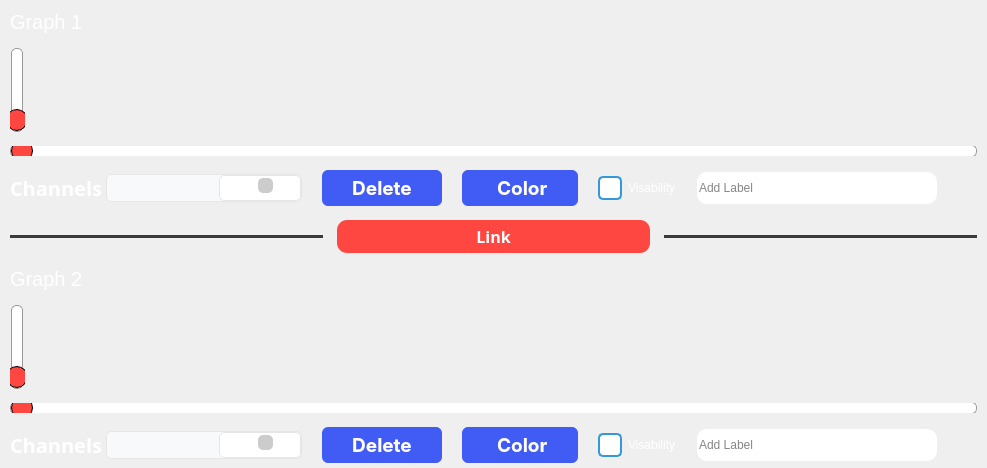
     <widget class="QWidget" name="centerwidget" native="true">
      <layout class="QVBoxLayout" name="verticalLayout_5" stretch="0,0,0">
       <property name="spacing">
        <number>14</number>
       </property>
       <property name="leftMargin">
        <number>10</number>
       </property>
       <property name="topMargin">
        <number>10</number>
       </property>
       <property name="rightMargin">
        <number>10</number>
       </property>
       <property name="bottomMargin">
        <number>5</number>
       </property>
       <item>
        <layout class="QVBoxLayout" name="verticalLayout_7">
         <item>
          <widget class="QLabel" name="label_13">
           <property name="styleSheet">
            <string notr="true">font-family: 'Gabarito', cursive;
font-size: 20px;
color: #fff;</string>
           </property>
           <property name="text">
            <string>Graph 1</string>
           </property>
          </widget>
         </item>
         <item>
          <layout class="QHBoxLayout" name="horizontalLayout_8">
           <item>
            <widget class="QSlider" name="verticalSlider_3">
             <property name="styleSheet">
              <string notr="true">/* Style for the QSlider (Vertical) */
QSlider::groove:vertical {
    background: #fff; /* Color of the track */
    border: 1px solid #999; /* Border of the track */
    width: 10px; /* Set the width of the track */
    border-radius: 5px; /* Round the corners of the track */
}

/* Style for the slider handle (thumb) on a vertical slider */
QSlider::handle:vertical {
    background: #FF4742; /* Color of the handle */
    border: 1px solid; /* Border of the handle */
    width: 30px; /* Width of the handle */
    height: 20px; /* Height of the handle */
    margin: 0 -5px; /* Negative margin to center the handle horizontally */
    border-radius: 10px; /* Round the corners of the handle */
}

/* Style for the slider handle when pressed on a vertical slider */
QSlider::handle:vertical:pressed {
    background: #FF4742; /* Color of the handle when pressed */
    border: 1px solid #3498db; /* Border of the handle when pressed */
}
</string>
             </property>
             <property name="orientation">
              <enum>Qt::Vertical</enum>
             </property>
            </widget>
           </item>
           <item>
            <widget class="PlotWidget" name="graph1" native="true"/>
           </item>
          </layout>
         </item>
         <item>
          <widget class="QSlider" name="horizontalSlider_5">
           <property name="styleSheet">
            <string notr="true">/* Style for the QSlider */

/* Background of the slider track */
QSlider {
    background-color: transparent;
    height: 10px; /* Set the height of the track */
}

/* Style for the groove (track) */
QSlider::groove {
    background: #fff; /* Color of the track */
    border: 1px solid #999; /* Border of the track */
    height: 10px; /* Set the height of the track */
    border-radius: 5px; /* Round the corners of the track */
}

/* Style for the slider handle (thumb) */
QSlider::handle {
    background: #FF4742; /* Color of the handle */
    border: 1px solid ; /* Border of the handle */
    width: 20px; /* Width of the handle */
    height: 30px; /* Height of the handle */
    margin: -5px 0; /* Negative margin to center the handle vertically */
    border-radius: 10px; /* Round the corners of the handle */
}

/* Style for the slider handle when pressed */
QSlider::handle:pressed {
    background: #FF4742; /* Color of the handle when pressed */
    border: 1px solid #3498db; /* Border of the handle when pressed */
}
</string>
           </property>
           <property name="orientation">
            <enum>Qt::Horizontal</enum>
           </property>
          </widget>
         </item>
         <item>
          <layout class="QHBoxLayout" name="horizontalLayout_9" stretch="0,0,0,0,0,0">
           <property name="spacing">
            <number>20</number>
           </property>
           <item>
            <layout class="QHBoxLayout" name="horizontalLayout_10">
             <property name="spacing">
              <number>3</number>
             </property>
             <item>
              <widget class="QLabel" name="channelsGraph1Label">
               <property name="font">
                <font>
                 <family>Gabarito</family>
                 <pointsize>-1</pointsize>
                 <bold>true</bold>
                </font>
               </property>
               <property name="styleSheet">
                <string notr="true">font-family: 'Gabarito', cursive;
font-size: 20px;
color: #fff;</string>
               </property>
               <property name="text">
                <string>Channels</string>
               </property>
              </widget>
             </item>
             <item>
              <widget class="QComboBox" name="channelsGraph1">
               <property name="styleSheet">
                <string notr="true">/* QComboBox style */

.QComboBox {
  /* Set the width of the combo box */
  width: 100px;

  /* Set the background color of the combo box */
  background-color: #f8f9fa;

  /* Set the border of the combo box */
  border: 1px solid #e6e6e6;

  /* Set the border radius of the combo box */
  border-radius: 5px;

  /* Set the padding of the combo box */
  padding: 5px;

  /* Set the cursor style of the combo box */
  cursor: pointer;
}

.QComboBox::down-arrow {
  /* Set the width and height of the down arrow */
  width: 15px;
  height: 15px;

  /* Set the background color of the down arrow */
  background-color: #ccc;

  /* Set the border radius of the down arrow */
  border-radius: 5px;

  /* Set the position of the down arrow */
  position: absolute;
  right: -10px;
  bottom: 5px;

  /* Set the cursor style of the down arrow */
  cursor: pointer;
}

.QComboBox::down-arrow:hover {
  /* Set the background color of the down arrow when hovering */
  background-color: #aaa;
}

.QComboBox::drop-down {
  /* Set the width of the drop-down */
  width: 70px;

  /* Set the background color of the drop-down */
  background-color: white;

  /* Set the border of the drop-down */
  border: 1px solid #e6e6e6;

  /* Set the border radius of the drop-down */
  border-radius: 5px;

  /* Set the padding of the drop-down */
  padding: 5px;

  /* Set the cursor style of the drop-down */
  cursor: pointer;
}

.QComboBox::item {
  /* Set the height of the combo box items */
  height: 20px;

  /* Set the padding of the combo box items */
  padding: 5px;

  /* Set the cursor style of the combo box items */
  cursor: pointer;
}

.QComboBox::item:selected {
  /* Set the background color of the selected combo box item */
  background-color: #e6e6e6;
}

.QComboBox {
  box-shadow: 0 1px 3px rgba(0, 0, 0, 0.12), 0 1px 2px rgba(0, 0, 0, 0.24);
}

</string>
               </property>
              </widget>
             </item>
            </layout>
           </item>
           <item>
            <widget class="QPushButton" name="deleteButtonGraph1">
             <property name="sizePolicy">
              <sizepolicy hsizetype="Maximum" vsizetype="Fixed">
               <horstretch>0</horstretch>
               <verstretch>0</verstretch>
              </sizepolicy>
             </property>
             <property name="maximumSize">
              <size>
               <width>150</width>
               <height>16777215</height>
              </size>
             </property>
             <property name="font">
              <font>
               <family>-apple-system</family>
               <pointsize>14</pointsize>
               <bold>true</bold>
              </font>
             </property>
             <property name="styleSheet">
              <string notr="true">appearance: button;
backface-visibility: hidden;
background-color: #405cf5;
border-radius: 6px;
border-width: 0;
box-shadow: rgba(50, 50, 93, .1) 0 0 0 1px inset,rgba(50, 50, 93, .1) 0 2px 5px 0,rgba(0, 0, 0, .07) 0 1px 1px 0;
box-sizing: border-box;
color: #fff;
cursor: pointer;
font-family: -apple-system,system-ui,&quot;Segoe UI&quot;,Roboto,&quot;Helvetica Neue&quot;,Ubuntu,sans-serif;
font-size: 100%;
height: 30px;
line-height: 1.15;
outline: none;
overflow: hidden;
padding: 3 10px;
position: relative;
text-align: center;
text-transform: none;
transform: translateZ(0);
transition: all .2s,box-shadow .08s ease-in;
user-select: none;
-webkit-user-select: none;
touch-action: manipulation;
width: 100%; /* Reduced width to 200 pixels */
</string>
             </property>
             <property name="text">
              <string>Delete</string>
             </property>
             <property name="icon">
              <iconset resource="resourrces.qrc">
               <normaloff>Icons/delete-svgrepo-com.svg</normaloff>Icons/delete-svgrepo-com.svg</iconset>
             </property>
             <property name="iconSize">
              <size>
               <width>25</width>
               <height>25</height>
              </size>
             </property>
             <property name="checkable">
              <bool>false</bool>
             </property>
             <property name="autoDefault">
              <bool>false</bool>
             </property>
             <property name="flat">
              <bool>true</bool>
             </property>
            </widget>
           </item>
           <item>
            <widget class="QPushButton" name="colorButtonGraph1">
             <property name="sizePolicy">
              <sizepolicy hsizetype="Maximum" vsizetype="Fixed">
               <horstretch>0</horstretch>
               <verstretch>0</verstretch>
              </sizepolicy>
             </property>
             <property name="maximumSize">
              <size>
               <width>150</width>
               <height>16777215</height>
              </size>
             </property>
             <property name="font">
              <font>
               <family>-apple-system</family>
               <pointsize>14</pointsize>
               <bold>true</bold>
              </font>
             </property>
             <property name="styleSheet">
              <string notr="true">appearance: button;
backface-visibility: hidden;
background-color: #405cf5;
border-radius: 6px;
border-width: 0;
box-shadow: rgba(50, 50, 93, .1) 0 0 0 1px inset,rgba(50, 50, 93, .1) 0 2px 5px 0,rgba(0, 0, 0, .07) 0 1px 1px 0;
box-sizing: border-box;
color: #fff;
cursor: pointer;
font-family: -apple-system,system-ui,&quot;Segoe UI&quot;,Roboto,&quot;Helvetica Neue&quot;,Ubuntu,sans-serif;
font-size: 100%;
height: 30px;
line-height: 1.15;
margin: 0 0 0;
outline: none;
overflow: hidden;
padding: 3 8px;
position: relative;
text-align: center;
text-transform: none;
transform: translateZ(0);
transition: all .2s,box-shadow .08s ease-in;
user-select: none;
-webkit-user-select: none;
touch-action: manipulation;
width: 100%; /* Reduced width to 200 pixels */
</string>
             </property>
             <property name="text">
              <string> Color</string>
             </property>
             <property name="icon">
              <iconset resource="resourrces.qrc">
               <normaloff>Icons/color-palette-svgrepo-com.svg</normaloff>Icons/color-palette-svgrepo-com.svg</iconset>
             </property>
             <property name="iconSize">
              <size>
               <width>22</width>
               <height>22</height>
              </size>
             </property>
            </widget>
           </item>
           <item>
            <widget class="QCheckBox" name="visabilityGraph1">
             <property name="styleSheet">
              <string notr="true">
/* Hide the default checkbox */
QCheckBox::indicator {
	font-family: 'Gabarito', cursive;
    width: 20px;
    height: 20px;
    background-color: #fff; /* Background color of the checkbox */
    border: 2px solid #3498db; /* Border color of the checkbox */
    border-radius: 5px; /* Rounded corners */
}

/* Define the checkbox color when checked */
QCheckBox::indicator:checked {
    background-color: #2ecc71; /* Checkbox color when checked */
    border-color: #27ae60; /* Border color when checked */
}

/* Define the checkbox hover effect */
QCheckBox::indicator:hover {
    background-color: #3498db; /* Hover color */
}

/* Define the checkbox text color */
QCheckBox {
color: #fff;
}

/* Define the spacing between the checkbox and label */
QCheckBox::indicator::unchecked,
QCheckBox::indicator::checked {
    spacing: 10px;
}
</string>
             </property>
             <property name="text">
              <string>Visability</string>
             </property>
            </widget>
           </item>
           <item>
            <widget class="QLineEdit" name="addLabelGraph1">
             <property name="styleSheet">
              <string notr="true">  position: relative;
  display: inline-block;
  height: 32px;
  width: 240px;
  margin: 0;
  padding: 0;
  background-color: #fff;
  border: none;
  border-radius: 10px;
  color:#0d0d0d;</string>
             </property>
             <property name="alignment">
              <set>Qt::AlignLeading|Qt::AlignLeft|Qt::AlignVCenter</set>
             </property>
             <property name="placeholderText">
              <string>Add Label</string>
             </property>
            </widget>
           </item>
           <item>
            <spacer name="horizontalSpacer_11">
             <property name="orientation">
              <enum>Qt::Horizontal</enum>
             </property>
             <property name="sizeHint" stdset="0">
              <size>
               <width>40</width>
               <height>20</height>
              </size>
             </property>
            </spacer>
           </item>
          </layout>
         </item>
        </layout>
       </item>
       <item>
        <layout class="QHBoxLayout" name="horizontalLayout_7">
         <item>
          <widget class="Line" name="line">
           <property name="styleSheet">
            <string notr="true">/* Line style */

  /* Set the width of the line */
  width: 20px;

  /* Set the height of the line */
  height: 5px;

  /* Set the background color of the line */
  background-color: #3a3b3c;

  /* Set the border of the line */
  border: 10px;

  /* Set the border radius of the line */
  border-radius:5px;



</string>
           </property>
           <property name="orientation">
            <enum>Qt::Horizontal</enum>
           </property>
          </widget>
         </item>
         <item>
          <widget class="QPushButton" name="linkButton">
           <property name="enabled">
            <bool>true</bool>
           </property>
           <property name="styleSheet">
            <string notr="true">
  background: #FF4742;
  border-radius: 10px;
  box-shadow: #5E5DF0 0 10px 20px -10px;
  box-sizing: border-box;
  color: #FFFFFF;
  cursor: pointer;
  font-family: sans-serif;
  font-size: 16px;
  font-weight: 800;
  line-height: 24px;
  opacity: 1;

  padding: 5px 10px;
  touch-action: manipulation;
  width: 60px;

</string>
           </property>
           <property name="text">
            <string>Link</string>
           </property>
           <property name="icon">
            <iconset resource="resourrces.qrc">
             <normaloff>Icons/link-square-svgrepo-com.svg</normaloff>Icons/link-square-svgrepo-com.svg</iconset>
           </property>
           <property name="iconSize">
            <size>
             <width>20</width>
             <height>20</height>
            </size>
           </property>
          </widget>
         </item>
         <item>
          <widget class="Line" name="line_2">
           <property name="styleSheet">
            <string notr="true">/* Line style */

  /* Set the width of the line */
  width: 20px;

  /* Set the height of the line */
  height: 5px;

  /* Set the background color of the line */
  background-color: #3a3b3c;

  /* Set the border of the line */
  border: 10px;

  /* Set the border radius of the line */
  border-radius:5px;



</string>
           </property>
           <property name="orientation">
            <enum>Qt::Horizontal</enum>
           </property>
          </widget>
         </item>
        </layout>
       </item>
       <item>
        <layout class="QVBoxLayout" name="verticalLayout_6">
         <item>
          <widget class="QLabel" name="label_10">
           <property name="styleSheet">
            <string notr="true">font-family: 'Gabarito', cursive;
font-size: 20px;
color: #fff;</string>
           </property>
           <property name="text">
            <string>Graph 2</string>
           </property>
          </widget>
         </item>
         <item>
          <layout class="QHBoxLayout" name="horizontalLayout_4">
           <item>
            <widget class="QSlider" name="verticalSlider_2">
             <property name="styleSheet">
              <string notr="true">/* Style for the QSlider (Vertical) */
QSlider::groove:vertical {
    background: #fff; /* Color of the track */
    border: 1px solid #999; /* Border of the track */
    width: 10px; /* Set the width of the track */
    border-radius: 5px; /* Round the corners of the track */
}

/* Style for the slider handle (thumb) on a vertical slider */
QSlider::handle:vertical {
    background: #FF4742; /* Color of the handle */
    border: 1px solid; /* Border of the handle */
    width: 30px; /* Width of the handle */
    height: 20px; /* Height of the handle */
    margin: 0 -5px; /* Negative margin to center the handle horizontally */
    border-radius: 10px; /* Round the corners of the handle */
}

/* Style for the slider handle when pressed on a vertical slider */
QSlider::handle:vertical:pressed {
    background: #FF4742; /* Color of the handle when pressed */
    border: 1px solid #3498db; /* Border of the handle when pressed */
}
</string>
             </property>
             <property name="orientation">
              <enum>Qt::Vertical</enum>
             </property>
            </widget>
           </item>
           <item>
            <widget class="PlotWidget" name="graph2" native="true"/>
           </item>
          </layout>
         </item>
         <item>
          <widget class="QSlider" name="horizontalSlider_4">
           <property name="styleSheet">
            <string notr="true">/* Style for the QSlider */

/* Background of the slider track */
QSlider {
    background-color: transparent;
    height: 10px; /* Set the height of the track */
}

/* Style for the groove (track) */
QSlider::groove {
    background: #fff; /* Color of the track */
    border: 1px solid #999; /* Border of the track */
    height: 10px; /* Set the height of the track */
    border-radius: 5px; /* Round the corners of the track */
}

/* Style for the slider handle (thumb) */
QSlider::handle {
    background: #FF4742; /* Color of the handle */
    border: 1px solid ; /* Border of the handle */
    width: 20px; /* Width of the handle */
    height: 30px; /* Height of the handle */
    margin: -5px 0; /* Negative margin to center the handle vertically */
    border-radius: 10px; /* Round the corners of the handle */
}

/* Style for the slider handle when pressed */
QSlider::handle:pressed {
    background: #FF4742; /* Color of the handle when pressed */
    border: 1px solid #3498db; /* Border of the handle when pressed */
}
</string>
           </property>
           <property name="orientation">
            <enum>Qt::Horizontal</enum>
           </property>
          </widget>
         </item>
         <item>
          <layout class="QHBoxLayout" name="horizontalLayout_6">
           <property name="spacing">
            <number>20</number>
           </property>
           <item>
            <layout class="QHBoxLayout" name="horizontalLayout_5">
             <property name="spacing">
              <number>3</number>
             </property>
             <item>
              <widget class="QLabel" name="channelsGraph2Label">
               <property name="font">
                <font>
                 <family>Gabarito</family>
                 <pointsize>-1</pointsize>
                 <bold>true</bold>
                </font>
               </property>
               <property name="styleSheet">
                <string notr="true">font-family: 'Gabarito', cursive;
font-size: 20px;
color: #fff;</string>
               </property>
               <property name="text">
                <string>Channels</string>
               </property>
              </widget>
             </item>
             <item>
              <widget class="QComboBox" name="channelsGraph2">
               <property name="styleSheet">
                <string notr="true">/* QComboBox style */

.QComboBox {
  /* Set the width of the combo box */
  width: 100px;

  /* Set the background color of the combo box */
  background-color: #f8f9fa;

  /* Set the border of the combo box */
  border: 1px solid #e6e6e6;

  /* Set the border radius of the combo box */
  border-radius: 5px;

  /* Set the padding of the combo box */
  padding: 5px;

  /* Set the cursor style of the combo box */
  cursor: pointer;
}

.QComboBox::down-arrow {
  /* Set the width and height of the down arrow */
  width: 15px;
  height: 15px;

  /* Set the background color of the down arrow */
  background-color: #ccc;

  /* Set the border radius of the down arrow */
  border-radius: 5px;

  /* Set the position of the down arrow */
  position: absolute;
  right: -10px;
  bottom: 5px;

  /* Set the cursor style of the down arrow */
  cursor: pointer;
}

.QComboBox::down-arrow:hover {
  /* Set the background color of the down arrow when hovering */
  background-color: #aaa;
}

.QComboBox::drop-down {
  /* Set the width of the drop-down */
  width: 70px;

  /* Set the background color of the drop-down */
  background-color: white;

  /* Set the border of the drop-down */
  border: 1px solid #e6e6e6;

  /* Set the border radius of the drop-down */
  border-radius: 5px;

  /* Set the padding of the drop-down */
  padding: 5px;

  /* Set the cursor style of the drop-down */
  cursor: pointer;
}

.QComboBox::item {
  /* Set the height of the combo box items */
  height: 20px;

  /* Set the padding of the combo box items */
  padding: 5px;

  /* Set the cursor style of the combo box items */
  cursor: pointer;
}

.QComboBox::item:selected {
  /* Set the background color of the selected combo box item */
  background-color: #e6e6e6;
}

.QComboBox {
  box-shadow: 0 1px 3px rgba(0, 0, 0, 0.12), 0 1px 2px rgba(0, 0, 0, 0.24);
}

</string>
               </property>
              </widget>
             </item>
            </layout>
           </item>
           <item>
            <widget class="QPushButton" name="deleteButtonGraph2">
             <property name="font">
              <font>
               <family>-apple-system</family>
               <pointsize>14</pointsize>
               <bold>true</bold>
              </font>
             </property>
             <property name="styleSheet">
              <string notr="true">appearance: button;
backface-visibility: hidden;
background-color: #405cf5;
border-radius: 6px;
border-width: 0;
box-shadow: rgba(50, 50, 93, .1) 0 0 0 1px inset,rgba(50, 50, 93, .1) 0 2px 5px 0,rgba(0, 0, 0, .07) 0 1px 1px 0;
box-sizing: border-box;
color: #fff;
cursor: pointer;
font-family: -apple-system,system-ui,&quot;Segoe UI&quot;,Roboto,&quot;Helvetica Neue&quot;,Ubuntu,sans-serif;
font-size: 100%;
height: 30px;
line-height: 1.15;
outline: none;
overflow: hidden;
padding: 3 10px;
position: relative;
text-align: center;
text-transform: none;
transform: translateZ(0);
transition: all .2s,box-shadow .08s ease-in;
user-select: none;
-webkit-user-select: none;
touch-action: manipulation;
width: 100%; /* Reduced width to 200 pixels */
</string>
             </property>
             <property name="text">
              <string>Delete</string>
             </property>
             <property name="icon">
              <iconset resource="resourrces.qrc">
               <normaloff>Icons/delete-svgrepo-com.svg</normaloff>Icons/delete-svgrepo-com.svg</iconset>
             </property>
             <property name="iconSize">
              <size>
               <width>25</width>
               <height>25</height>
              </size>
             </property>
            </widget>
           </item>
           <item>
            <widget class="QPushButton" name="colorButtonGraph2">
             <property name="font">
              <font>
               <family>-apple-system</family>
               <pointsize>14</pointsize>
               <bold>true</bold>
              </font>
             </property>
             <property name="styleSheet">
              <string notr="true">appearance: button;
backface-visibility: hidden;
background-color: #405cf5;
border-radius: 6px;
border-width: 0;
box-shadow: rgba(50, 50, 93, .1) 0 0 0 1px inset,rgba(50, 50, 93, .1) 0 2px 5px 0,rgba(0, 0, 0, .07) 0 1px 1px 0;
box-sizing: border-box;
color: #fff;
cursor: pointer;
font-family: -apple-system,system-ui,&quot;Segoe UI&quot;,Roboto,&quot;Helvetica Neue&quot;,Ubuntu,sans-serif;
font-size: 100%;
height: 30px;
line-height: 1.15;
outline: none;
overflow: hidden;
padding: 3 8px;
position: relative;
text-align: center;
text-transform: none;
transform: translateZ(0);
transition: all .2s,box-shadow .08s ease-in;
user-select: none;
-webkit-user-select: none;
touch-action: manipulation;
width: 100%; /* Reduced width to 200 pixels */
</string>
             </property>
             <property name="text">
              <string> Color</string>
             </property>
             <property name="icon">
              <iconset resource="resourrces.qrc">
               <normaloff>Icons/color-palette-svgrepo-com.svg</normaloff>Icons/color-palette-svgrepo-com.svg</iconset>
             </property>
             <property name="iconSize">
              <size>
               <width>22</width>
               <height>22</height>
              </size>
             </property>
            </widget>
           </item>
           <item>
            <widget class="QCheckBox" name="visabilityGraph2">
             <property name="styleSheet">
              <string notr="true">/* Hide the default checkbox */
QCheckBox::indicator {
    width: 20px;
    height: 20px;
    background-color: #fff; /* Background color of the checkbox */
    border: 2px solid #3498db; /* Border color of the checkbox */
    border-radius: 5px; /* Rounded corners */
}

/* Define the checkbox color when checked */
QCheckBox::indicator:checked {
    background-color: #2ecc71; /* Checkbox color when checked */
    border-color: #27ae60; /* Border color when checked */

}

/* Define the checkbox hover effect */
QCheckBox::indicator:hover {
    background-color: #3498db; /* Hover color */

}

/* Define the checkbox text color */
QCheckBox {
    color: #fff;
}

/* Define the spacing between the checkbox and label */
QCheckBox::indicator::unchecked,
QCheckBox::indicator::checked {
    spacing: 10px;
}
</string>
             </property>
             <property name="text">
              <string>Visability</string>
             </property>
            </widget>
           </item>
           <item>
            <widget class="QLineEdit" name="addLabelGraph2">
             <property name="styleSheet">
              <string notr="true">  position: relative;
  display: inline-block;
  height: 32px;
  width: 240px;
  margin: 0;
  padding: 0;
  background-color: #fff;
  border: none;
  border-radius: 10px;
color:#0d0d0d;</string>
             </property>
             <property name="placeholderText">
              <string>Add Label</string>
             </property>
            </widget>
           </item>
           <item>
            <spacer name="horizontalSpacer_4">
             <property name="orientation">
              <enum>Qt::Horizontal</enum>
             </property>
             <property name="sizeHint" stdset="0">
              <size>
               <width>40</width>
               <height>20</height>
              </size>
             </property>
            </spacer>
           </item>
          </layout>
         </item>
        </layout>
       </item>
      </layout>
     </widget>
